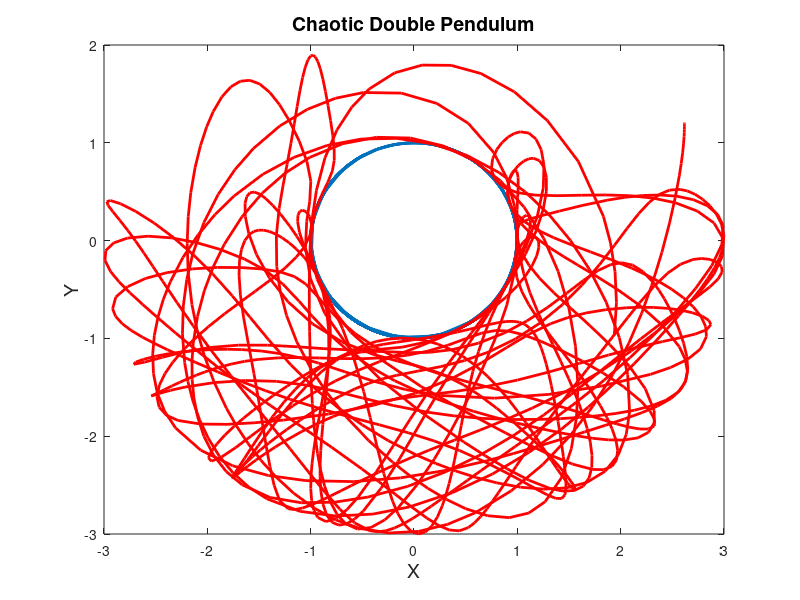
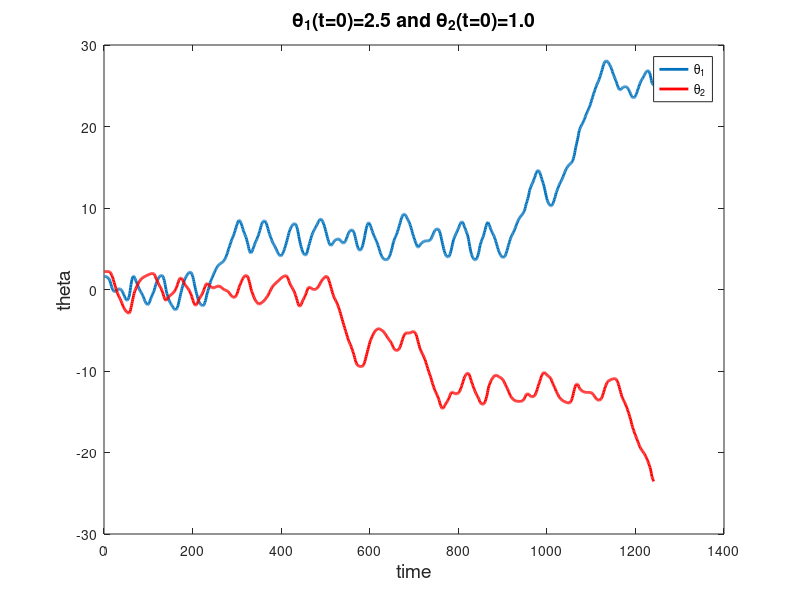
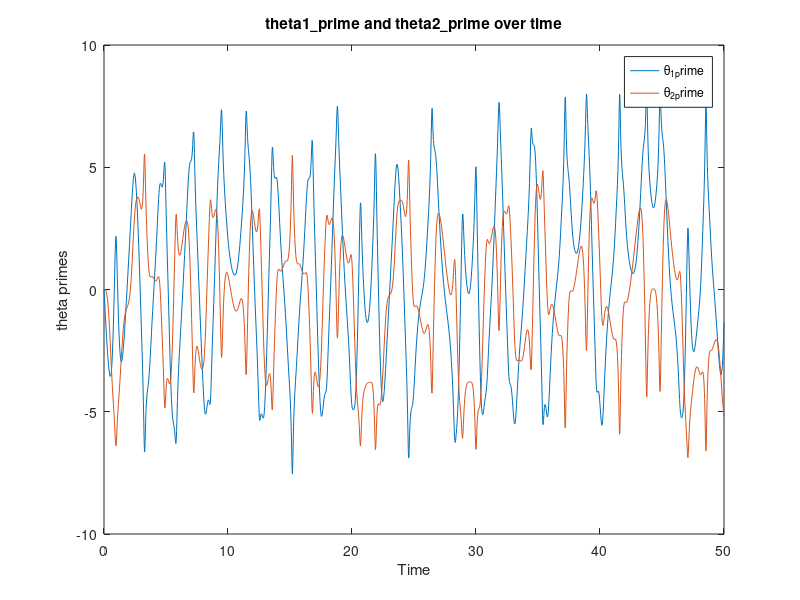

Recreate these plots in MATLAB, in order.
function double_pendulum
% Make some plots of double pendulum behavior.
%
%

% TODO: What do all these short variable names mean?
l1 = 1;
l2 = 2;
m1 = 2;
m2 = 1;
g = 9.8;

% Initial condition

tspan = 50;
theta1_0 = 1.6;
theta1_prime_0 = 0;
theta2_0 = 2.2;
theta2_prime_0 = 0;


    function yprime = my_local_pend(t, y)
        yprime = zeros(4, 1);
        
        a = (m1+m2) * l1;
        b = m2 * l2 * cos(y(1) - y(3));
        c = m2 * l1 * cos(y(1) - y(3));
        d = m2 * l2;
        e = -m2 * l2 * y(4) * y(4) * sin(y(1) - y(3)) - g * (m1 + m2) * sin(y(1));
        f = m2 * l1 * y(2) * y(2) * sin(y(1) - y(3)) - m2 * g * sin(y(3));
        
        yprime(1) = y(2);
        yprime(3) = y(4);
        yprime(2) = (e*d-b*f) / (a*d-c*b);
        yprime(4) = (a*f-c*e) / (a*d-c*b);
        
    end

y_0 = [theta1_0 theta1_prime_0 theta2_0 theta2_prime_0];
[t, y] = ode45(@my_local_pend, [0, tspan], y_0);

% Here's the time series of each variable
[theta1, theta1_prime, theta2, theta2_prime] = deal(y(:,1), y(:,2), y(:,3), y(:,4));

% Position of mass 1 and mass 2

x1 = l1 * sin(y(:,1));
y1 = -l1 * cos(y(:,1));
x2 = l1 * sin(y(:,1)) + l2 * sin(y(:,3));
y2 = -l1 * cos(y(:,1)) - l2 * cos(y(:,3));

% Visualizing the result

% Plot the X/Y procession path

fig1 = figure;
ax = gca;
apply_plot_cosmetics(fig1, ax);
plot(x1, y1, 'linewidth', 2);
hold on
plot(x2, y2, 'r', 'linewidth', 2);
xlabel(ax, 'X', 'fontSize', 14);
ylabel(ax, 'Y', 'fontSize', 14);
title(ax, 'Chaotic Double Pendulum', 'fontsize', 14);

% Plot theta1 and theta2 vs time

fig2 = figure;
ax = gca;
apply_plot_cosmetics(fig2, ax);
plot(ax, theta1, 'linewidth', 2);
hold on
plot(ax, theta2, 'r', 'linewidth', 2);
legend(ax, '\theta_1', '\theta_2');
xlabel(ax, 'time', 'fontSize', 14);
ylabel(ax, 'theta', 'fontSize', 14);
title(ax, '\theta_1(t=0)=2.5 and \theta_2(t=0)=1.0','fontsize', 14);

% Plot theta1 prime and theta2 prime vs time

fig4 = figure;
ax = gca;
apply_plot_cosmetics(fig4, ax);
plot(t, [theta1_prime, theta2_prime]);
title(ax, 'theta1\_prime and theta2\_prime over time');
legend(ax, '\theta_1_prime', '\theta_2_prime');
xlabel(ax, 'Time');
ylabel(ax, 'theta primes');


% Movie of double pendulum

% Actually we don't care about the movie; turn this off

if false
    
    fig3 = figure; %#ok<UNRCH>
    nFrames = 0;
    fram = 0;
    ax = gca;
    apply_plot_cosmetics(fig3, ax);
    
    for i = 1:numel(y)
        nFrames = nFrames + 1;
        fram = fram + 1;
        plot(ax, 0, 0, '.', 'markersize', 20);
        hold on
        plot(ax, x1(i), y1(i), '.', 'markersize', 20);
        plot(ax, x2(i), y2(i), '.', 'markersize', 20);
        hold off
        line(ax, [0 x1(i)], [0 y1(i)], 'Linewidth', 2);
        axis(ax, [-(l1+l2) l1+l2 -(l1+l2) l1+l2]);
        line(ax, [x1(i) x2(i)], [y1(i) y2(i)], 'linewidth', 2);
        xlabel(ax, 'X', 'fontSize', 12);
        ylabel(ax, 'Y', 'fontSize', 12);
        title(ax, 'Chaotic Motion', 'fontsize', 14);
        F = getframe;
    end
    
    movie(F, fram, 20);
    
end

end

function apply_plot_cosmetics(fig, ax)
set(fig, 'color', 'white');
set(ax, 'fontSize', 14);
end

